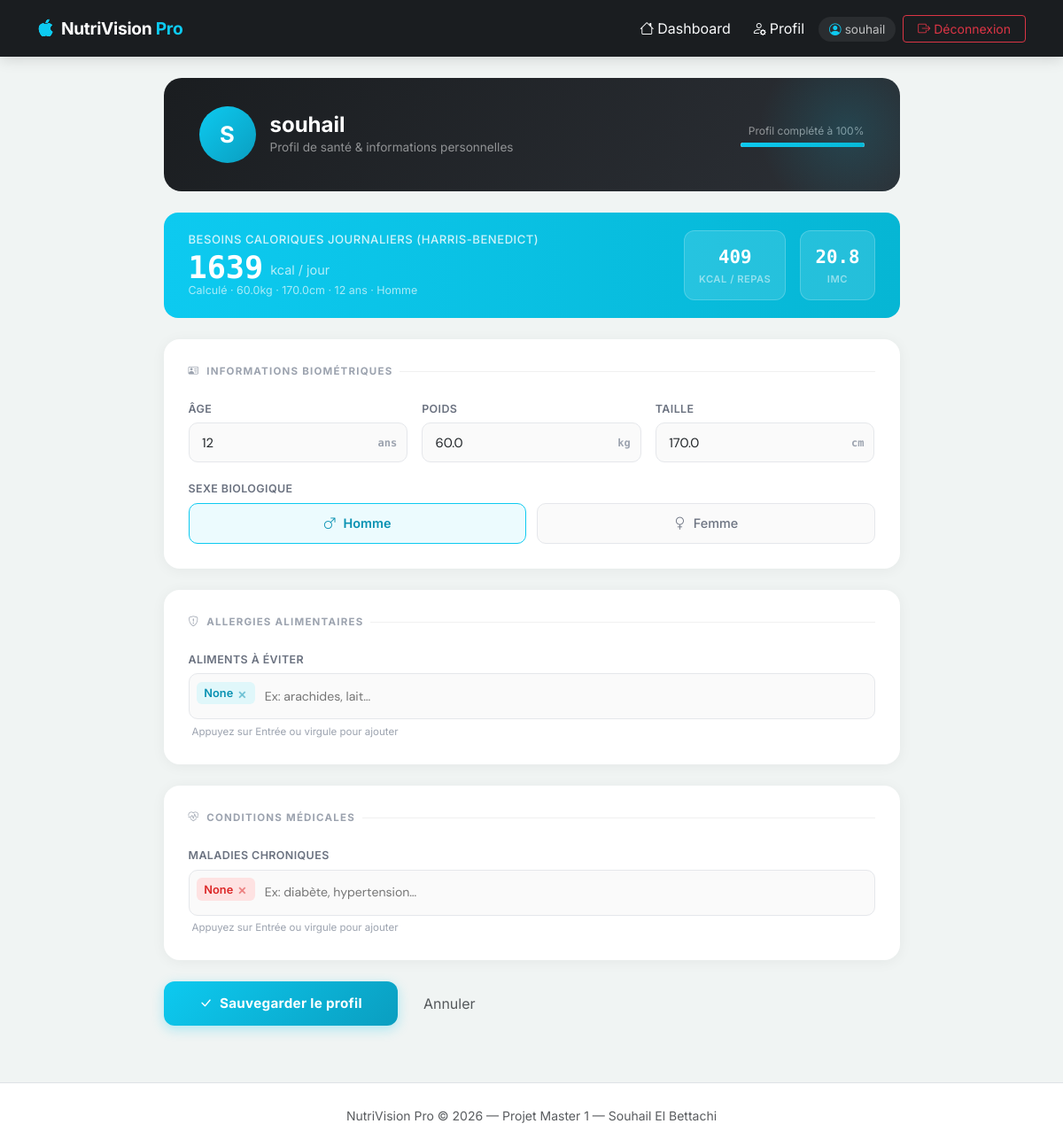
The page /profile (signed in) on the database its author committed.
### app/models.py (models this page shows, shortened)
class User(UserMixin, db.Model):
    id = db.Column(db.Integer, primary_key=True)
    username = db.Column(db.String(80), unique=True, nullable=False)
    password_hash = db.Column(db.String(256), nullable=False)
    age = db.Column(db.Integer)
    poids = db.Column(db.Float)
    taille = db.Column(db.Float)
    sexe = db.Column(db.String(10))
    maladies = db.Column(db.Text, default="")
    allergies = db.Column(db.Text, default="")
    scans = db.relationship('Scan', backref='owner', lazy='select', cascade="all, delete-orphan")
    def get_besoins_caloriques(self):
        if not self.poids or not self.taille or not self.age:
            return 2200
        if self.sexe == 'H':
            return (13.397 * self.poids) + (4.799 * self.taille) - (5.677 * self.age) + 88.362
        return (9.247 * self.poids) + (3.098 * self.taille) - (4.330 * self.age) + 447.593
    def profile_complete(self):
        return all([self.age, self.poids, self.taille, self.sexe])

### app/routes.py (the view, shortened to what this page needs)
@bp.route('/profile', methods=['GET', 'POST'])
@login_required
def profile():
    return render_template("profile.html")

### app/templates/profile.html (shortened to what this page needs)
{% extends "base.html" %}
{% block content %}
{% set filled = [] %}
{% if current_user.age    %} {% set _ = filled.append(1) %} {% endif %}
{% if current_user.poids  %} {% set _ = filled.append(1) %} {% endif %}
{% if current_user.taille %} {% set _ = filled.append(1) %} {% endif %}
{% if current_user.sexe   %} {% set _ = filled.append(1) %} {% endif %}
{% if current_user.allergies %} {% set _ = filled.append(1) %} {% endif %}
{% if current_user.maladies  %} {% set _ = filled.append(1) %} {% endif %}
{% set pct = ((filled | length) / 6 * 100) | int %}
<div class="row justify-content-center">
<div class="col-xl-9 col-lg-11">
  <div class="profile-header mb-4">
    <div class="d-flex align-items-center gap-3">
      <div class="avatar-circle">{{ current_user.username[0].upper() }}</div>
      <div>
        <h1>{{ current_user.username }}</h1>
        <p>Profil de santé &amp; informations personnelles</p>
      </div>
      <div class="ms-auto text-end">
        <div class="completeness-label text-white-50 mb-1">Profil complété à {{ pct }}%</div>
        <div class="completeness-bar" style="width:140px;">
          <div class="completeness-fill" style="width:{{ pct }}%"></div>
        </div>
      </div>
    </div>
  </div>
  <div class="bmr-banner mb-4">
    <div>
      <div class="bmr-label">Besoins caloriques journaliers (Harris-Benedict)</div>
      <div class="d-flex align-items-end gap-2 mt-1">
        <div class="bmr-value" id="bmr-display">{{ current_user.get_besoins_caloriques() | int }}</div>
        <div class="bmr-unit mb-1">kcal / jour</div>
      </div>
      <div class="bmr-breakdown" id="bmr-breakdown">
        {% if current_user.profile_complete() %}
          Calculé · {{ current_user.poids }}kg · {{ current_user.taille }}cm · {{ current_user.age }} ans · {{ 'Homme' if current_user.sexe == 'H' else 'Femme' }}
        {% else %}
          Valeur par défaut — complétez votre profil pour un calcul précis
        {% endif %}
      </div>
    </div>
    {% if current_user.profile_complete() %}
    <div class="d-flex gap-3">
      <div class="stat-pill" style="background:rgba(255,255,255,0.12); border-color:rgba(255,255,255,0.2);">
        <div class="sp-value text-white">{{ ((current_user.get_besoins_caloriques()) / 4) | int }}</div>
        <div class="sp-label text-white-50">kcal / repas</div>
      </div>
      <div class="stat-pill" style="background:rgba(255,255,255,0.12); border-color:rgba(255,255,255,0.2);">
        <div class="sp-value text-white">
          {% if current_user.poids and current_user.taille %}
            {{ ((current_user.poids) / ((current_user.taille/100) ** 2)) | round(1) }}
          {% else %}—{% endif %}
        </div>
        <div class="sp-label text-white-50">IMC</div>
      </div>
    </div>
    {% endif %}
  </div>
  <form method="POST" action="{{ url_for('main.profile') }}" id="profile-form">
    <div class="section-card">
      <div class="section-title"><i class="bi bi-person-vcard"></i> Informations biométriques</div>
      <div class="row g-3">
        <div class="col-sm-4">
          <label class="form-label">Âge</label>
          <div class="input-with-unit">
            <input type="number" name="age" id="inp-age" class="form-control" min="10" max="110"
                   placeholder="25" value="{{ current_user.age or '' }}">
            <span class="input-unit">ans</span>
          </div>
        </div>
        <div class="col-sm-4">
          <label class="form-label">Poids</label>
          <div class="input-with-unit">
            <input type="number" name="poids" id="inp-poids" class="form-control" min="20" max="300" step="0.1"
                   placeholder="70" value="{{ current_user.poids or '' }}">
            <span class="input-unit">kg</span>
          </div>
        </div>
        <div class="col-sm-4">
          <label class="form-label">Taille</label>
          <div class="input-with-unit">
            <input type="number" name="taille" id="inp-taille" class="form-control" min="100" max="250"
                   placeholder="175" value="{{ current_user.taille or '' }}">
            <span class="input-unit">cm</span>
          </div>
        </div>
        <div class="col-12">
          <label class="form-label">Sexe biologique</label>
          <div class="gender-toggle">
            <div class="gender-btn {{ 'active' if (current_user.sexe or 'H') == 'H' else '' }}"
                 onclick="setGender('H', this)">
              <i class="bi bi-gender-male me-2"></i>Homme
            </div>
            <div class="gender-btn {{ 'active' if current_user.sexe == 'F' else '' }}"
                 onclick="setGender('F', this)">
              <i class="bi bi-gender-female me-2"></i>Femme
            </div>
          </div>
        </div>
      </div>
    </div>
    <div class="section-card">
      <div class="section-title"><i class="bi bi-shield-exclamation"></i> Allergies alimentaires</div>
      <label class="form-label">Aliments à éviter</label>
      <div class="tag-input-wrapper" id="allergy-wrapper" onclick="document.getElementById('allergy-input').focus()">
        <div id="allergy-tags"></div>
        <input type="text" id="allergy-input" class="tag-type-input" placeholder="Ex: arachides, lait…">
      </div>
      <div class="tag-hint">Appuyez sur Entrée ou virgule pour ajouter</div>
    </div>
    <div class="section-card">
      <div class="section-title"><i class="bi bi-heart-pulse"></i> Conditions médicales</div>
      <label class="form-label">Maladies chroniques</label>
      <div class="tag-input-wrapper" id="disease-wrapper" onclick="document.getElementById('disease-input').focus()">
        <div id="disease-tags"></div>
        <input type="text" id="disease-input" class="tag-type-input" placeholder="Ex: diabète, hypertension…">
      </div>
      <div class="tag-hint">Appuyez sur Entrée ou virgule pour ajouter</div>
    </div>
    <div class="d-flex align-items-center gap-3 pb-3">
      <button type="submit" class="btn btn-save">
        <i class="bi bi-check-lg me-2"></i>Sauvegarder le profil
      </button>
      <a href="{{ url_for('main.index') }}" class="btn btn-link text-muted text-decoration-none">Annuler</a>
    </div>
  </form>
</div>
</div>
{% endblock %}

### app/templates/base.html (shortened to what this page needs)
<!DOCTYPE html>
<html lang="fr">
<head>
    <link href="https://cdn.jsdelivr.net/npm/bootstrap@5.3.0/dist/css/bootstrap.min.css" rel="stylesheet">
    <link rel="stylesheet" href="https://cdn.jsdelivr.net/npm/bootstrap-icons@1.11.0/font/bootstrap-icons.css">
    <link rel="stylesheet" href="{{ url_for('static', filename='style.css') }}">
</head>
<body>
<nav class="navbar navbar-expand-lg navbar-dark mb-4">
    <div class="container">
        <a class="navbar-brand fw-bold" href="{{ url_for('main.index') }}">
            <i class="bi bi-apple text-info me-2"></i>NutriVision <span class="text-info">Pro</span>
        </a>
        <div class="collapse navbar-collapse" id="navbarNav">
            <ul class="navbar-nav ms-auto align-items-center gap-2">
                {% if current_user.is_authenticated %}
                    <li class="nav-item">
                        <a class="nav-link text-light" href="{{ url_for('main.index') }}">
                            <i class="bi bi-house me-1"></i>Dashboard
                        </a>
                    </li>
                    <li class="nav-item">
                        <a class="nav-link text-light" href="{{ url_for('main.profile') }}">
                            <i class="bi bi-person-gear me-1"></i>Profil
                        </a>
                    </li>
                    <li class="nav-item">
                        <span class="nav-username">
                            <i class="bi bi-person-circle text-info me-1"></i>{{ current_user.username }}
                        </span>
                    </li>
                    <li class="nav-item">
                        <a class="btn btn-outline-danger btn-sm px-3" href="{{ url_for('main.logout') }}">
                            <i class="bi bi-box-arrow-right me-1"></i>Déconnexion
                        </a>
                    </li>
                {% else %}
                    <li class="nav-item">
                        <a class="btn btn-outline-light btn-sm px-3" href="{{ url_for('main.login') }}">
                            <i class="bi bi-box-arrow-in-right me-1"></i>Connexion
                        </a>
                    </li>
                {% endif %}
            </ul>
        </div>
    </div>
</nav>
<div class="container mb-5">
    {% block content %}{% endblock %}
</div>
<footer class="text-center py-4 text-muted border-top bg-white">
    <div class="container">
        <small>NutriVision Pro &copy; 2026 &mdash; Projet Master 1 &mdash; Souhail El Bettachi </small>
    </div>
</footer>
</body>
</html>

### rows shown on the page
User: username "souhail", username "S", get_besoins_caloriques "1639", poids "60.0", taille "170.0", age "12", sexe "Homme", ((current_user.get_besoins_caloriques())/4)|int "409", poids+taille "20.8"

### other values the page prints
{{ pct }} "100"
